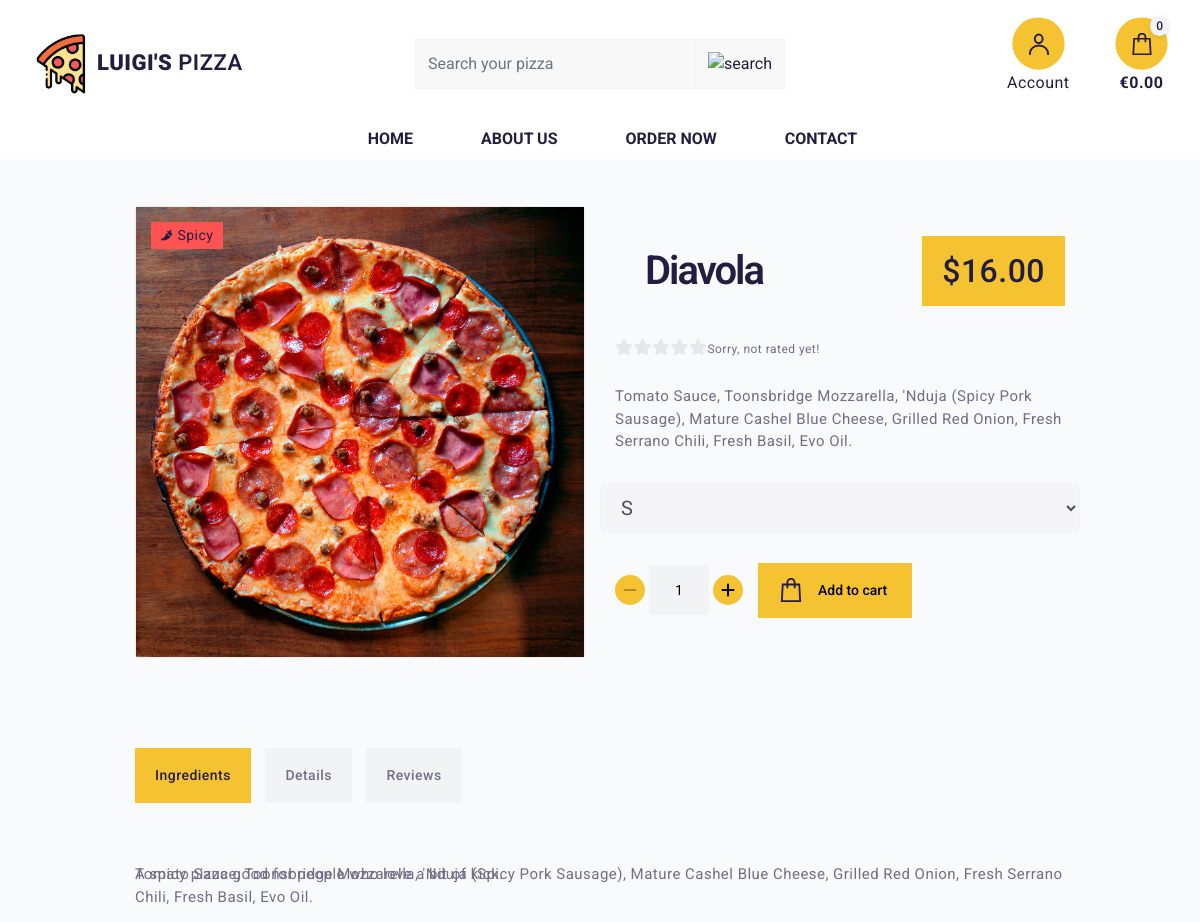
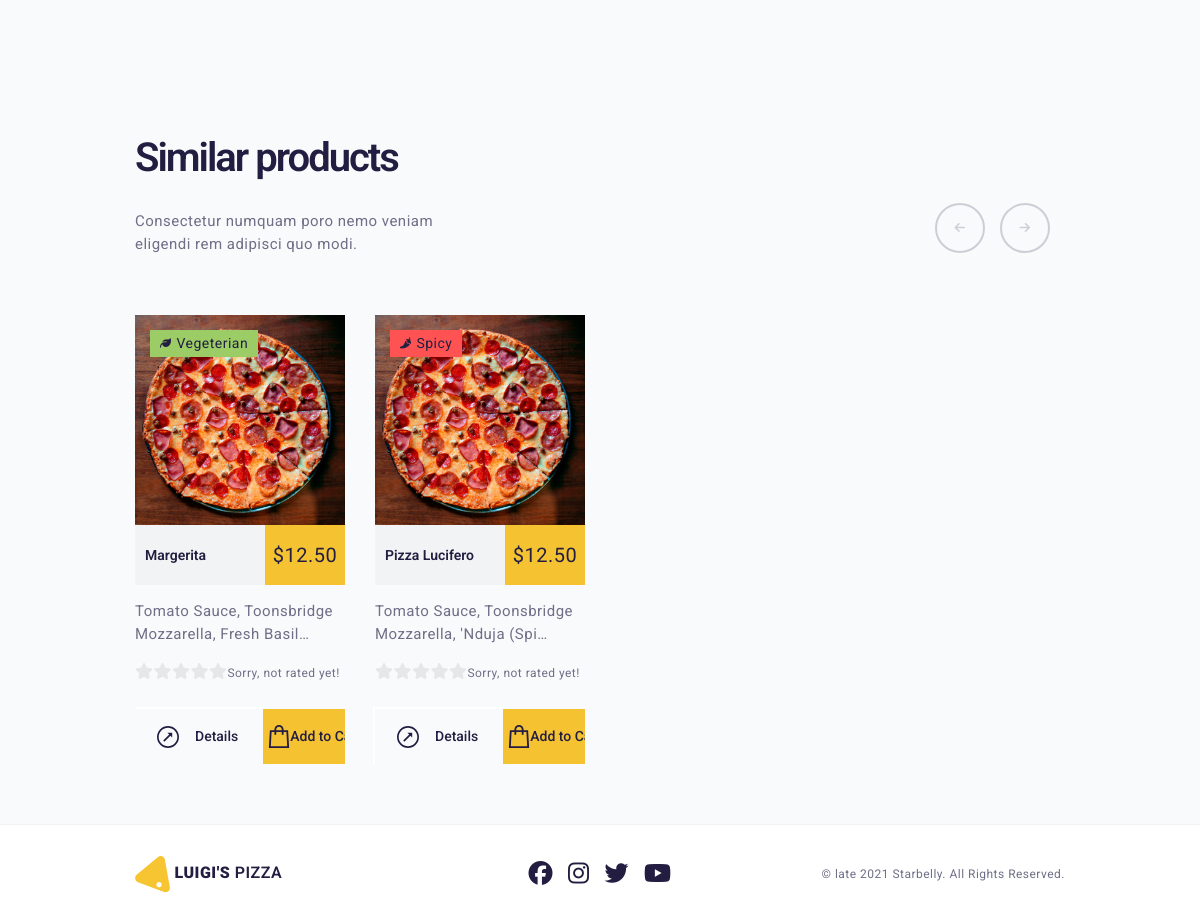
Page /menu/1/ on the committed database (2 pictures, top to bottom).
### products/models.py (models this page shows, shortened)
class Product(models.Model):
    category = models.ForeignKey('Category', null=True, blank=True,
                                 on_delete=models.SET_NULL)
    name = models.CharField(max_length=254)
    description = models.TextField()
    ingredients = models.TextField()
    vegetarian = models.BooleanField(blank=True)
    spicy = models.BooleanField(blank=True)
    has_size = models.BooleanField(default=False, null=True, blank=True)
    size = models.ManyToManyField('Size')
    topping = models.ManyToManyField('Topping')
    price = models.DecimalField(max_digits=6, decimal_places=2)
    image_url = models.URLField(max_length=1024, null=True, blank=True)
    image = models.ImageField(null=True, blank=True)

### products/views.py (the view)
# urls.py: path('<int:product_id>/', views.menu_item, name='menu_item'),
def menu_item(request, product_id):
    product = get_object_or_404(Product, pk=product_id)
    similar_products = Product.objects.filter(category=product.category).exclude(pk=product_id)[:5]
    context = {
        'product': product,
        'similar_products': similar_products,
    }
    return render(request, 'products/menu_item.html', context)

### cart/contexts.py (called while the page is built, shortened)
def cart_contents(request):
    cart_items = []
    total = 0
    product_count = 0
    cart = request.session.get('cart', {})
    if total <= settings.FREE_DELIVERY_THRESHOLD:
        delivery = settings.STANDARD_DELIVERY_FEE
        free_delivery_delta = settings.FREE_DELIVERY_THRESHOLD - total
    else:
        delivery = 0
        free_delivery_delta = 0
    grand_total = total + delivery
    context = {
        'cart_items': cart_items,
        'total': total,
        'product_count': product_count,
        'delivery': delivery,
        'free_delivery_delta': free_delivery_delta,
        'free_delivery_threshold': settings.FREE_DELIVERY_THRESHOLD,
        'grand_total': grand_total,
    }
    return context

### products/templates/products/menu_item.html (shortened to what this page needs)
{% extends "base.html" %}
{% load static %}
{% block page_header %}
<div class="container header-container">
</div>
{% endblock %}
{% block content %}
<section class="lp-p-90-0">
  <div class="container">
    <div class="row align-items-center">
      <div class="col-lg-6">
        <div class="lp-gallery-item lp-gallery-square lp-mb-90">
          {% if product.image %}
          <img src="{{ product.image.url }}" alt="{{ product.name }}">
          {% if product.vegetarian == True %}
          <div class="lp-badge lp-vegan"><i class="fas fa-leaf"></i> Vegeterian</div>
          {% elif product.spicy == True %}
          <div class="lp-badge lp-hot"><i class="fas fa-pepper-hot"></i> Spicy</div>
          {% endif %}
          {% endif %}
        </div>
      </div>
      <div class="col-lg-6">
        <div class="lp-product-description lp-mb-90">
          <div class="lp-price-frame lp-mb-30">
            <h2>{{ product.name }}</h2>
            <div class="lp-price">${{ product.price }}</div>
          </div>
          {% if product.rating %}
          <ul class="lp-stars lp-mb-25">
            <li><i class="fas fa-star {% if product.rating > 0 %} full {% else %} empty {% endif %}"></i></li>
            <li><i class="fas fa-star {% if product.rating > 1 %} full {% else %} empty {% endif %}"></i></li>
            <li><i class="fas fa-star {% if product.rating > 2 %} full {% else %} empty {% endif %}"></i></li>
            <li><i class="fas fa-star {% if product.rating > 3 %} full {% else %} empty {% endif %}"></i></li>
            <li><i class="fas fa-star {% if product.rating > 4 %} full {% else %} empty {% endif %}"></i></li>
            <li><span>{{ product.rating }} / 5</span></li>
          </ul>
          {% else %}
          <ul class="lp-stars lp-mb-25">
            <li><i class="fas fa-star empty"></i></li>
            <li><i class="fas fa-star empty"></i></li>
            <li><i class="fas fa-star empty"></i></li>
            <li><i class="fas fa-star empty"></i></li>
            <li><i class="fas fa-star empty"></i></li>
            <li><span>Sorry, not rated yet!</span></li>
          </ul>
          {% endif %}
          <p class="lp-text lp-mb-30">{{ product.ingredients }}</p>
          <form class="form" action="{% url 'add_to_cart' product.id %}" method="POST">
            {% with product.has_size as s %}
            <div class="row">
              {% if s %}
              <select class="form-control form-control-lg lp-mb-30" name="product_size" id="id_product_size">
                <option class="col-lg-4" value="S" selected>
                  <div class="lp-features-item lp-features-item-sm lp-mb-30">
                    <div class="lp-feature-text">
                    </div>
                  </div>
                </option>
              </select>
            </div>
            {% endif %}
            <div class="form-group lp-buttons-frame">
              <div class="input-group lp-input-number-frame">
                <div class="input-group-prepend">
                  <button class="decrement-qty lp-input-number-btn" data-item_id="{{ product.id }}"
                    id="decrement-qty_{{ product.id }}">
                    <span>
                      <i class="fas fa-minus"></i>
                    </span>
                  </button>
                </div>
                <input class="form-control-sm qty_input" type="number" name="quantity" value="1" min="1" max="99"
                  data-item_id="{{ product.id }}" id="id_qty_{{ product.id }}">
                <div class="input-group-append">
                  <button class="increment-qty lp-input-number-btn" data-item_id="{{ product.id }}"
                    id="increment-qty_{{ product.id }}">
                    <span>
                      <i class="fas fa-plus"></i>
                    </span>
                  </button>
                </div>
              </div>
              <button type="submit" class="lp-btn lp-atc">
                <span class="lp-icon">
                  <img src="/media/cart.svg" alt="icon">
                </span>
                <span class="lp-add-to-cart-text">Add to cart</span>
              </button>
            </div>
            {% endwith %}
          </form>
        </div>
      </div>
    </div>
    <div class="lp-filter">
      <a href="#." data-filter=".lp-ingredients-tab" class="lp-filter-link lp-active">Ingredients</a>
      <a href="#." data-filter=".lp-details-tab" class="lp-filter-link">Details</a>
      <a href="#." data-filter=".lp-reviews-tab" class="lp-filter-link">Reviews</a>
    </div>
    <div class="lp-masonry-grid lp-tabs">
      <div class="lp-grid-item lp-ingredients-tab">
        <div class="lp-tab">
          <p class="lp-text lp-mb-15">{{ product.ingredients }}</p>
        </div>
      </div>
      <div class="lp-grid-item lp-details-tab" style="position: absolute">
        <div class="lp-tab">
          <p class="lp-text lp-mb-15">{{ product.description }}</p>
        </div>
      </div>
      <div class="lp-grid-item lp-reviews-tab" style="position: absolute">
      </div>
    </div>
  </div>
</section>
<section class="lp-short-menu p-60-60">
  <div class="container">
    <div class="lp-group-title lp-mb-30">
      <div class="lp-left lp-mb-30">
        <h2 class="lp-mb-30">Similar products</h2>
        <p class="lp-text">Consectetur numquam poro nemo veniam<br>eligendi rem adipisci quo modi.</p>
      </div>
      <div class="lp-right lp-mb-30">
        <div class="lp-slider-nav">
          <div class="lp-prev-btn lp-short-menu-prev"><i class="fas fa-arrow-left"></i></div>
          <div class="lp-next-btn lp-short-menu-next"><i class="fas fa-arrow-right"></i></div>
        </div>
      </div>
    </div>
    <div class="swiper-container lp-short-menu-slider">
      <div class="swiper-wrapper">
        {% for sp in similar_products %}
        <a href="{% url 'menu_item' sp.id %}">
          <div class="swiper-slide">
            <div class="lp-menu-item">
              {% if sp.image %}
              <div class="lp-cover-frame">
                <img src="{{ sp.image.url }}" alt="{{ sp.name }}">
                {% if sp.vegetarian == True %}
                <div class="lp-badge lp-vegan"><i class="fas fa-leaf"></i> Vegeterian</div>
                {% elif sp.spicy == True %}
                <div class="lp-badge lp-hot"><i class="fas fa-pepper-hot"></i> Spicy</div>
                {% endif %}
              </div>
              {% else %}
              <div class="lp-cover-frame">
                <img src="{{ MEDIA_URL }}noimage.png" alt="{{ sp.name }}">
              </div>
              {% endif %}
              <div class="lp-card-tp">
                <h5 class="lp-card-title">{{ sp.name}}</h5>
                <div class="lp-price">${{ sp.price }}</div>
              </div>
              <div class="lp-description">
                <p class="lp-text lp-mb-15">{{ sp.ingredients|truncatechars:50 }}</p>
                {% if sp.rating %}
                <ul class="lp-stars lp-mb-25">
                  <li><i class="fas fa-star {% if sp.rating > 0 %} full {% else %} empty {% endif %}"></i></li>
                  <li><i class="fas fa-star {% if sp.rating > 1 %} full {% else %} empty {% endif %}"></i></li>
                  <li><i class="fas fa-star {% if sp.rating > 2 %} full {% else %} empty {% endif %}"></i></li>
                  <li><i class="fas fa-star {% if sp.rating > 3 %} full {% else %} empty {% endif %}"></i></li>
                  <li><i class="fas fa-star {% if sp.rating > 4 %} full {% else %} empty {% endif %}"></i></li>
                  <li><span>{{ s.rating }} / 5</span></li>
                </ul>
                {% else %}
                <ul class="lp-stars lp-mb-25">
                  <li><i class="fas fa-star empty"></i></li>
                  <li><i class="fas fa-star empty"></i></li>
                  <li><i class="fas fa-star empty"></i></li>
                  <li><i class="fas fa-star empty"></i></li>
                  <li><i class="fas fa-star empty"></i></li>
                  <li><span>Sorry, not rated yet!</span></li>
                </ul>
                {% endif %}
              </div>
              <div class="lp-card-buttons-frame">
                <a href="{% url 'menu_item' sp.id %}" class="lp-btn lp-btn-gray">
                  <span class="lp-icon">
                    <img src="/media/arrow.svg" alt="icon">
                  </span>
                  <span>Details</span>
                </a>
                {% if product.has_size %}
                <a href="{% url 'menu_item' sp.id %}" class="lp-btn lp-atc">
                  <span class="lp-icon">
                    <img src="/media/cart.svg" alt="icon">
                  </span>
                  <span class="lp-add-to-cart-text">Add to Cart</span>
                </a>
                {% endif %}
              </div>
            </div>
          </div>
        </a>
        {% endfor %}
      </div>
    </div>
  </div>
</section>
<footer>
  <div class="container">
    <div class="lp-footer-frame">
      <a href="#" class="lp-logo-frame">
        <h4 class="logo-font text-black my-0"><img src="/media/logo-pizza.svg" alt="Pizza slice">
          <strong>Luigi's</strong> Pizza</h4>
      </a>
      <ul class="lp-social">
        <li><a href="#."><i class="fa-brands fa-facebook"></i></a></li>
        <li><a href="#."><i class="fa-brands fa-instagram"></i></a></li>
        <li><a href="#."><i class="fa-brands fa-twitter"></i></a></li>
        <li><a href="#."><i class="fa-brands fa-youtube"></i></a></li>
      </ul>
      <div class="lp-copy">&copy; late 2021 Starbelly. All Rights Reserved.</div>
    </div>
  </div>
</footer>
{% endblock %}

### rows in the picture
Product: image (picture), name "Diavola", price "16.00", ingredients "Tomato Sauce, Toonsbridge Mozzarella, 'Nduja (Spicy Pork Sausage), Mature Cashel Blue Cheese, Grilled Red Onion, Fresh Serrano Chili, Fresh Basil, Evo Oil.", quantity "1", description "A spicy pizza good for people who love a bit of kick."
Product: image (picture), vegetarian True (drawn), name "Margerita", price "12.50", ingredients "Tomato Sauce, Toonsbridge Mozzarella, Fresh Basil…"
Product: image (picture), vegetarian False (drawn), name "Pizza Lucifero", price "12.50", ingredients "Tomato Sauce, Toonsbridge Mozzarella, 'Nduja (Spi…"

### other values in the picture
{{ product_count }} "0"
